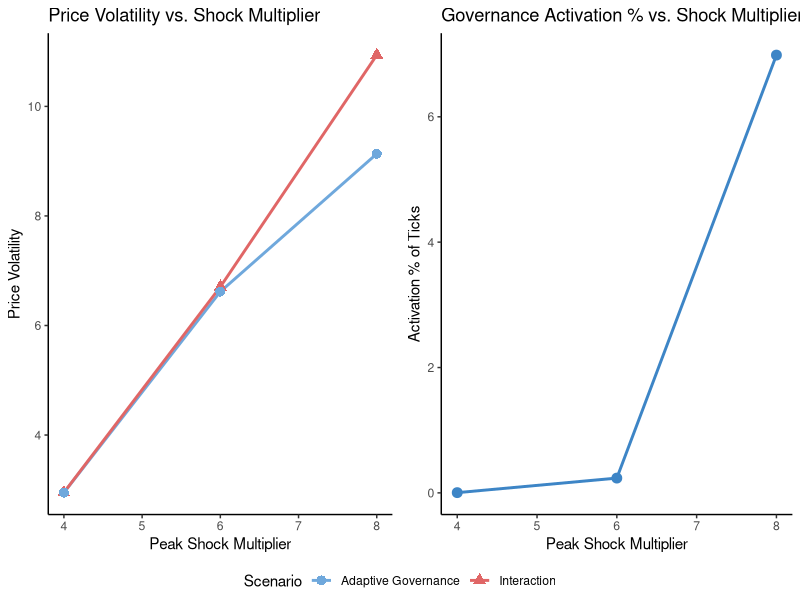

Generate this figure with R:
## ---- chunk 1
library(tidyverse)
library(knitr)
library(gridExtra)

# Set working directory to project root
project_root <- "/Users/mikusdev/thesis-simulation"

has_kableExtra <- requireNamespace("kableExtra", quietly = TRUE)
if (has_kableExtra) {
  library(kableExtra)
}

# Helper print formatted tables
print_table <- function(df, caption) {
  if (has_kableExtra) {
    df %>%
      kable(caption = caption, align = "r") %>%
      kable_styling(bootstrap_options = c("striped", "hover", "condensed", "responsive"))
  } else {
    kable(df, caption = caption, align = "r")
  }
}
## ---- chunk 2
# Stress test results — aggregated means across 50 seeds
stress_results <- tibble::tribble(
  ~regime,              ~peak_multiplier, ~revenue_per_vehicle, ~service_rate, ~overload_frequency, ~avg_spatial_imbalance, ~max_spatial_imbalance, ~price_volatility, ~price_oscillation_index, ~activation_frequency,
  "interaction",        4.0, 1232.1113925309419, 0.7304528787513452, 0.33524, 0.07374775,          0.13904166666666667, 2.950908334286979,  0.3313669222343921,  0.0,
  "adaptive_governance",4.0, 1231.588508567167,  0.7304965191284348, 0.33536, 0.07375766666666667, 0.13904166666666667, 2.9484561849635917, 0.33112595837897046, 4e-05,
  "interaction",        6.0, 2541.4177223958127, 0.6143501485357683, 0.48888, 0.08610125,          0.14883333333333332, 6.705741525237844,  0.23701935012778388, 0.0,
  "adaptive_governance",6.0, 2519.998636686285,  0.6149662760142646, 0.48712, 0.0860295,           0.14825,             6.618060990299904,  0.23894706097115737, 0.00236,
  "interaction",        8.0, 3943.939540627044,  0.5195265642543233, 0.56436, 0.09973725000000001, 0.18341666666666667, 10.9366145161902,   0.18443762930509922, 0.0,
  "adaptive_governance",8.0, 3219.0020835417263, 0.506742938347789,  0.55224, 0.10068366666666666, 0.19012500000000002, 9.134486805944254,  0.22327929901423876, 0.06984
)

# OFAT robustness results — aggregated means across 50 seeds under 8.0x shock
robustness_results <- tibble::tribble(
  ~parameter_group, ~delta, ~theta, ~Rmax, ~service_rate,       ~overload_frequency, ~revenue_per_vehicle, ~price_volatility,   ~spatial_imbalance,         ~activation_frequency,
  "delta",          1.0,    0,      999,   0.5041310440661363,  0.55492,             3121.656749422404,    8.938468102625347,   0.1010165,                  0.0752,
  "delta",          2.0,    0,      999,   0.506742938347789,   0.55224,             3219.0020835417263,   9.134486805944254,   0.10068366666666666,        0.06984,
  "delta",          3.0,    0,      999,   0.5073573181242841,  0.5580,              3260.8139025556393,   9.210886137111459,   0.10060408333333333,        0.06848,
  "theta",          2.0,    0,      999,   0.506742938347789,   0.55224,             3219.0020835417263,   9.134486805944254,   0.10068366666666666,        0.06984,
  "theta",          2.0,    1,      999,   0.5035011400909818,  0.55704,             3146.4615438226097,   8.988194624758217,   0.10118483333333333,        0.07708,
  "theta",          2.0,    2,      999,   0.5049064610514518,  0.5592,              3161.1028037763167,   9.027075680817719,   0.10111675,                 0.07876,
  "Rmax",           2.0,    0,      999,   0.506742938347789,   0.55224,             3219.0020835417263,   9.134486805944254,   0.10068366666666666,        0.06984,
  "Rmax",           2.0,    0,      15,    0.505853914234924,   0.5556,              3213.318340017244,    9.146336767398225,   0.10084416666666668,        0.06972,
  "Rmax",           2.0,    0,      10,    0.5056462812198029,  0.55192,             3196.252282747309,    9.09301600806078,    0.10086308333333333,        0.07224
)

# Clean labels for stress results
stress_clean <- stress_results %>%
  mutate(
    regime_label = case_when(
      regime == "interaction" ~ "Interaction",
      regime == "adaptive_governance" ~ "Adaptive Governance",
      TRUE ~ regime
    )
  )
## ---- chunk 3
summary_table_data <- stress_clean %>%
  select(
    `Shock Level` = peak_multiplier,
    Scenario = regime_label,
    `Service Rate` = service_rate,
    `Overload Frequency` = overload_frequency,
    `Revenue / Vehicle` = revenue_per_vehicle,
    `Price Volatility` = price_volatility,
    `Spatial Imbalance` = avg_spatial_imbalance,
    `Max Spatial Imbalance` = max_spatial_imbalance,
    `Adaptive Activation %` = activation_frequency
  ) %>%
  mutate(
    `Service Rate` = sprintf("%.2f%%", `Service Rate` * 100),
    `Overload Frequency` = sprintf("%.2f%%", `Overload Frequency` * 100),
    `Revenue / Vehicle` = sprintf("$%.2f", `Revenue / Vehicle`),
    `Price Volatility` = sprintf("%.3f", `Price Volatility`),
    `Spatial Imbalance` = sprintf("%.3f", `Spatial Imbalance`),
    `Max Spatial Imbalance` = sprintf("%.3f", `Max Spatial Imbalance`),
    `Adaptive Activation %` = sprintf("%.2f%%", `Adaptive Activation %` * 100)
  )

print_table(summary_table_data, "Table 8.2a: Adaptive Governance Stress Test Results (N=80)")
## ---- chunk 4
# Separate Interaction and Adaptive Governance
df_int <- stress_clean %>% filter(regime == "interaction") %>% arrange(peak_multiplier)
df_gov <- stress_clean %>% filter(regime == "adaptive_governance") %>% arrange(peak_multiplier)

diff_data <- tibble(
  `Shock Level` = df_int$peak_multiplier,
  `Change in Service Rate` = df_gov$service_rate - df_int$service_rate,
  `Change in Overload Freq.` = df_gov$overload_frequency - df_int$overload_frequency,
  `Change in Revenue / Vehicle` = df_gov$revenue_per_vehicle - df_int$revenue_per_vehicle,
  `Change in Price Volatility` = df_gov$price_volatility - df_int$price_volatility,
  `Price Volatility Reduction %` = (df_int$price_volatility - df_gov$price_volatility) / df_int$price_volatility,
  `Change in Spatial Imbalance` = df_gov$avg_spatial_imbalance - df_int$avg_spatial_imbalance,
  `Activation Frequency` = df_gov$activation_frequency
) %>%
  mutate(
    `Change in Service Rate` = sprintf("%+.2f%%", `Change in Service Rate` * 100),
    `Change in Overload Freq.` = sprintf("%+.2f%%", `Change in Overload Freq.` * 100),
    `Change in Revenue / Vehicle` = sprintf("$%+.2f", `Change in Revenue / Vehicle`),
    `Change in Price Volatility` = sprintf("%+.3f", `Change in Price Volatility`),
    `Price Volatility Reduction %` = sprintf("%.2f%%", `Price Volatility Reduction %` * 100),
    `Change in Spatial Imbalance` = sprintf("%+.3f", `Change in Spatial Imbalance`),
    `Activation Frequency` = sprintf("%.2f%%", `Activation Frequency` * 100)
  )

print_table(diff_data, "Table 8.2b: Metric Deltas (Adaptive Governance vs. Interaction)")
## ---- chunk 5
robustness_clean <- robustness_results %>%
  mutate(
    `Parameter Config` = case_when(
      parameter_group == "delta" ~ paste0("delta = ", delta, " (theta=0, Rmax=999)"),
      parameter_group == "theta" ~ paste0("theta = ", theta, " (delta=2.0, Rmax=999)"),
      parameter_group == "Rmax" ~ paste0("Rmax = ", Rmax, " (delta=2.0, theta=0)"),
      TRUE ~ "Baseline"
    )
  ) %>%
  select(
    `Parameter Group` = parameter_group,
    Configuration = `Parameter Config`,
    `Service Rate` = service_rate,
    `Overload Frequency` = overload_frequency,
    `Revenue / Vehicle` = revenue_per_vehicle,
    `Price Volatility` = price_volatility,
    `Spatial Imbalance` = spatial_imbalance,
    `Activation Frequency` = activation_frequency
  ) %>%
  mutate(
    `Service Rate` = sprintf("%.2f%%", `Service Rate` * 100),
    `Overload Frequency` = sprintf("%.2f%%", `Overload Frequency` * 100),
    `Revenue / Vehicle` = sprintf("$%.2f", `Revenue / Vehicle`),
    `Price Volatility` = sprintf("%.3f", `Price Volatility`),
    `Spatial Imbalance` = sprintf("%.3f", `Spatial Imbalance`),
    `Activation Frequency` = sprintf("%.2f%%", `Activation Frequency` * 100)
  )

print_table(robustness_clean, "Table 8.2c: One-Factor-At-A-Time Parameter Robustness under 8.0x Repeated Shock")
## ---- chunk 6
p1 <- ggplot(stress_clean, aes(x = peak_multiplier, y = price_volatility,
                               color = regime_label, shape = regime_label)) +
  geom_line(linewidth = 1) +
  geom_point(size = 3) +
  scale_color_manual(values = c(
    "Interaction" = "#e06666",
    "Adaptive Governance" = "#6fa8dc"
  )) +
  labs(
    title = "Price Volatility vs. Shock Multiplier",
    x = "Peak Shock Multiplier",
    y = "Price Volatility",
    color = "Scenario",
    shape = "Scenario"
  ) +
  theme_classic(base_size = 11) +
  theme(legend.position = "bottom")

p2 <- ggplot(
  filter(stress_clean, regime == "adaptive_governance"),
  aes(x = peak_multiplier, y = activation_frequency * 100)
) +
  geom_line(color = "#3d85c6", linewidth = 1) +
  geom_point(color = "#3d85c6", size = 3) +
  labs(
    title = "Governance Activation % vs. Shock Multiplier",
    x = "Peak Shock Multiplier",
    y = "Activation % of Ticks"
  ) +
  theme_classic(base_size = 11)

# Arrange side-by-side
if (requireNamespace("gridExtra", quietly = TRUE)) {

  grid_arrange_shared_legend <- function(..., ncol = 2, nrow = 1,
                                         position = c("bottom", "right")) {
    plots <- list(...)
    position <- match.arg(position)

    g <- ggplotGrob(plots[[1]] + theme(legend.position = position))$grobs
    legend <- g[[which(sapply(g, function(x) x$name) == "guide-box")]]

    legend_height <- sum(legend$height)
    legend_width <- sum(legend$width)

    plots_no_legend <- lapply(
      plots,
      function(x) x + theme(legend.position = "none")
    )

    arranged <- do.call(
      gridExtra::arrangeGrob,
      c(plots_no_legend, ncol = ncol, nrow = nrow)
    )

    if (position == "bottom") {
      gridExtra::grid.arrange(
        arranged,
        legend,
        ncol = 1,
        heights = grid::unit.c(
          grid::unit(1, "npc") - legend_height,
          legend_height
        )
      )
    } else {
      gridExtra::grid.arrange(
        arranged,
        legend,
        ncol = 2,
        widths = grid::unit.c(
          grid::unit(1, "npc") - legend_width,
          legend_width
        )
      )
    }
  }

  grid_arrange_shared_legend(p1, p2, ncol = 2)

} else {
  ggsave(
    file.path(project_root, "outputs/final_exploratory_adaptive_governance/plot_price_volatility.png"),
    p1,
    width = 5,
    height = 4,
    dpi = 300
  )

  ggsave(
    file.path(project_root, "outputs/final_exploratory_adaptive_governance/plot_activation_frequency.png"),
    p2,
    width = 5,
    height = 4,
    dpi = 300
  )

  print(p1)
  print(p2)
}
